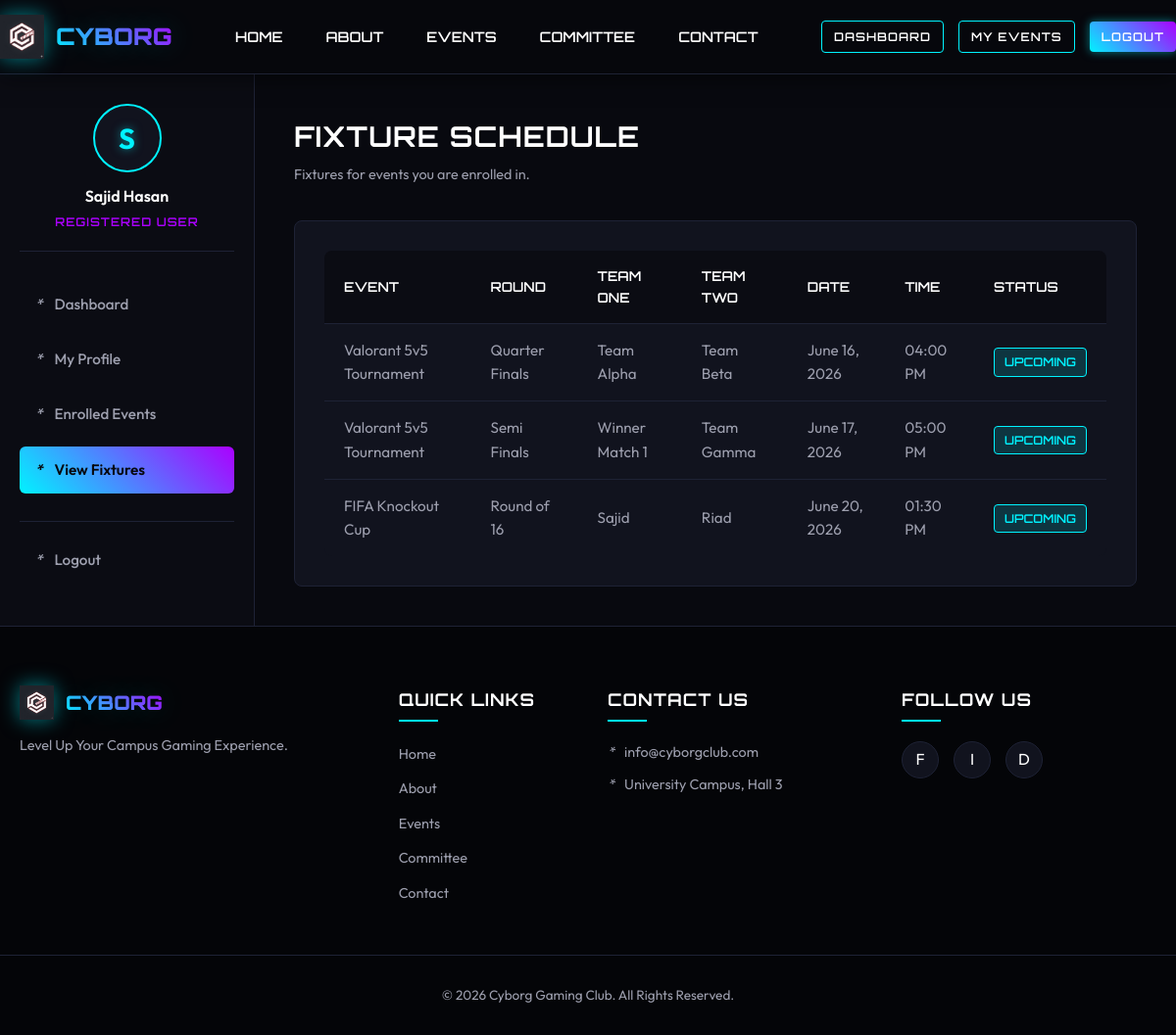
/user/fixture.php (signed in), run on the app's committed database.
### tables this page shows
CREATE TABLE fixtures (
    id INT AUTO_INCREMENT PRIMARY KEY,
    event_id INT NOT NULL,
    round_name VARCHAR(100) NOT NULL,
    team_one VARCHAR(100) NOT NULL,
    team_two VARCHAR(100) NOT NULL,
    match_date DATE NOT NULL,
    match_time TIME NOT NULL,
    status ENUM('upcoming','active','completed') NOT NULL DEFAULT 'upcoming',
    FOREIGN KEY (event_id) REFERENCES events(id) ON DELETE CASCADE
);

CREATE TABLE events (
    id INT AUTO_INCREMENT PRIMARY KEY,
    event_name VARCHAR(150) NOT NULL,
    game_name VARCHAR(100) NOT NULL,
    event_date DATE NOT NULL,
    event_time TIME NOT NULL,
    venue VARCHAR(150) NOT NULL,
    description TEXT,
    rules TEXT,
    prize VARCHAR(150),
    status ENUM('open','upcoming','finished') NOT NULL DEFAULT 'open',
    created_at DATETIME NOT NULL DEFAULT CURRENT_TIMESTAMP
);

### includes/helpers.php (called while the page is built, shortened)
<?php
function h($value) {
    return htmlspecialchars((string)$value, ENT_QUOTES, "UTF-8");
}
function badge_class($status) {
    $status = strtolower((string)$status);
    return "badge-upcoming";
}
function format_date_value($date) {
    return date("F d, Y", strtotime($date));
}
function format_time_value($time) {
    return date("h:i A", strtotime($time));
}
?>

### user/fixture.php (the view, shortened to what this page needs)
<?php
require_once __DIR__ . "/../includes/auth_check.php";
$event_id = (int)($_GET["event_id"] ?? 0);
if ($event_id > 0) {
    $stmt = mysqli_prepare($conn, "SELECT f.*, e.event_name FROM fixtures f JOIN events e ON f.event_id = e.id JOIN enrollments en ON en.event_id = e.id WHERE en.user_id = ? AND e.id = ? ORDER BY f.match_date ASC, f.match_time ASC");
    mysqli_stmt_bind_param($stmt, "ii", $_SESSION["user_id"], $event_id);
} else {
    $stmt = mysqli_prepare($conn, "SELECT f.*, e.event_name FROM fixtures f JOIN events e ON f.event_id = e.id JOIN enrollments en ON en.event_id = e.id WHERE en.user_id = ? ORDER BY f.match_date ASC, f.match_time ASC");
    mysqli_stmt_bind_param($stmt, "i", $_SESSION["user_id"]);
}
mysqli_stmt_execute($stmt);
$fixtures = mysqli_stmt_get_result($stmt);
include __DIR__ . "/../includes/header.php";
?>
<div class="dashboard-wrapper">
    <?php include __DIR__ . "/../includes/user_sidebar.php"; ?>
    <main class="db-content">
        <div class="db-header"><div><h1 class="db-title">Fixture Schedule</h1><p class="db-subtitle">Fixtures for events you are enrolled in.</p></div></div>
        <div class="db-panel">
            <div class="table-responsive" style="margin-top: 0; border: none;">
                <table class="data-table">
                    <thead><tr><th>Event</th><th>Round</th><th>Team One</th><th>Team Two</th><th>Date</th><th>Time</th><th>Status</th></tr></thead>
                    <tbody>
                    <?php while ($fixture = mysqli_fetch_assoc($fixtures)): ?>
                        <tr><td><?php echo h($fixture["event_name"]); ?></td><td><?php echo h($fixture["round_name"]); ?></td><td><?php echo h($fixture["team_one"]); ?></td><td><?php echo h($fixture["team_two"]); ?></td><td><?php echo h(format_date_value($fixture["match_date"])); ?></td><td><?php echo h(format_time_value($fixture["match_time"])); ?></td><td><span class="badge <?php echo badge_class($fixture["status"]); ?>"><?php echo h($fixture["status"]); ?></span></td></tr>
                    <?php endwhile; ?>
                    </tbody>
                </table>
            </div>
        </div>
    </main>
</div>
<?php include __DIR__ . "/../includes/footer.php"; ?>

### assets/css/main.css (style rules this page uses)
:root { --bg-main: #07080d; --bg-card: #11131e; --bg-card-hover: #181b2b; --color-primary: #00f3ff; --color-secondary: #ab00ff; --color-text-white: #ffffff; --color-text-gray: #9d9fae; --color-text-dark: #07080d; --color-danger: #ff0055; --color-success: #00ff66; --border-color: #1e2235; --font-heading: 'Orbitron', sans-serif; --font-body: 'Outfit', sans-serif; --glow-cyan: 0 0 10px rgba(0, 243, 255, 0.5); --glow-purple: 0 0 10px rgba(171, 0, 255, 0.5); --transition-speed: 0.3s; }
* { box-sizing: border-box; margin: 0; padding: 0; }
body { background-color: var(--bg-main); color: var(--color-text-gray); font-family: var(--font-body); line-height: 1.6; overflow-x: hidden; min-height: 100vh; display: flex; flex-direction: column; }
h1, h2, h3, h4, h5, h6 { font-family: var(--font-heading); color: var(--color-text-white); letter-spacing: 1px; font-weight: 700; }
main { flex: 1; padding: 40px 0; }
.table-responsive { overflow-x: auto; margin-top: 20px; background-color: var(--bg-card); border: 1px solid var(--border-color); border-radius: 8px; }
.data-table { width: 100%; border-collapse: collapse; text-align: left; }
.data-table th { background-color: rgba(7, 8, 13, 0.6); color: var(--color-text-white); font-family: var(--font-heading); font-size: 0.85rem; font-weight: 600; text-transform: uppercase; padding: 15px 20px; border-bottom: 1px solid var(--border-color); }
.data-table td { padding: 15px 20px; border-bottom: 1px solid var(--border-color); color: var(--color-text-gray); font-size: 0.95rem; }
.data-table tbody tr:last-child td { border-bottom: none; }
.badge { display: inline-block; padding: 4px 10px; font-size: 0.75rem; font-family: var(--font-heading); font-weight: 600; border-radius: 4px; text-transform: uppercase; }
.badge-upcoming { background-color: rgba(0, 243, 255, 0.15); color: var(--color-primary); border: 1px solid var(--color-primary); }

### css/dashboard.css (style rules this page uses)
.dashboard-wrapper { display: grid; grid-template-columns: 260px 1fr; min-height: calc(100vh - 78px - 310px); }
.db-content { padding: 40px; background-color: #08090f; }
.db-header { display: flex; justify-content: space-between; align-items: center; margin-bottom: 35px; }
.db-title { font-size: 1.8rem; text-transform: uppercase; }
.db-subtitle { font-size: 0.9rem; color: var(--color-text-gray); margin-top: 5px; }
.db-panel { background-color: var(--bg-card); border: 1px solid var(--border-color); border-radius: 8px; padding: 30px; }

### data on the page
fixtures: event.event_name "Valorant 5v5 Tournament", round_name "Quarter Finals", team_one "Team Alpha", team_two "Team Beta", match_date "June 16, 2026", match_time "04:00 PM", status "UPCOMING"
fixtures: event.event_name "Valorant 5v5 Tournament", round_name "Semi Finals", team_one "Winner Match 1", team_two "Team Gamma", match_date "June 17, 2026", match_time "05:00 PM", status "UPCOMING"
fixtures: event.event_name "FIFA Knockout Cup", round_name "Round of 16", team_one "Sajid", team_two "Riad", match_date "June 20, 2026", match_time "01:30 PM", status "UPCOMING"

### other printed values
substr($_SESSION["full_name"] ?? "U", 0, 1) "S"
$_SESSION["full_name"] "Sajid Hasan"
